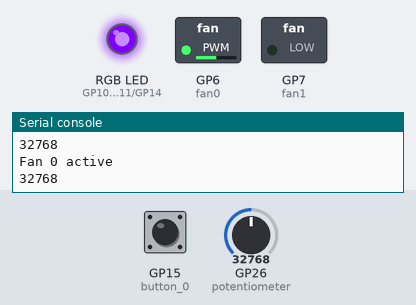
A program run on a simulated Raspberry Pi Pico running MicroPython. Parts: switched loads named in the program (green lamp = pin HIGH), an RGB LED mixed from three pins (HIGH = lit), the last lines printed to the serial console. The test bench sets the inputs (shaded band); at power-on: GP15 (button_0) LOW, GP26 (potentiometer) = 32768 (analog values on the 0–65535 scale).

Above: at 1.2 s.
1.3 s: GP15 (button_0) pulled HIGH for 1 s
At 3.1 s:
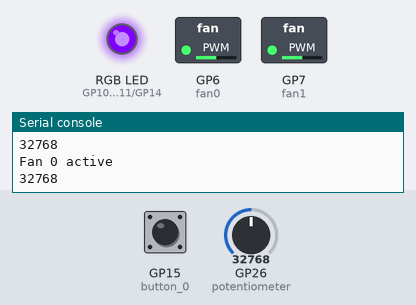
3.8 s: GP26 (potentiometer) set to 45874
At 5.1 s:
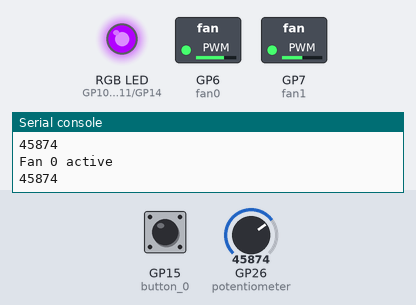
5.5 s: GP15 (button_0) pulled HIGH for 0.3 s
At 6.0 s:
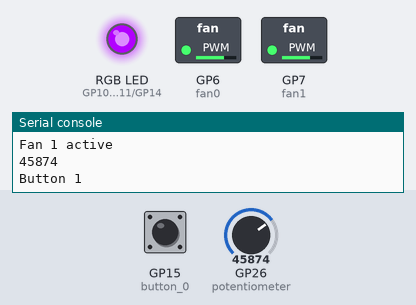
7.3 s: GP26 (potentiometer) set to 57670
At 8.1 s:
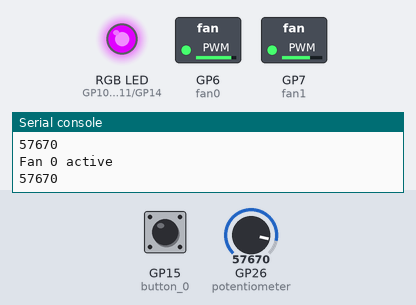
9.0 s: GP15 (button_0) pulled HIGH for 0.3 s
At 9.14 s:
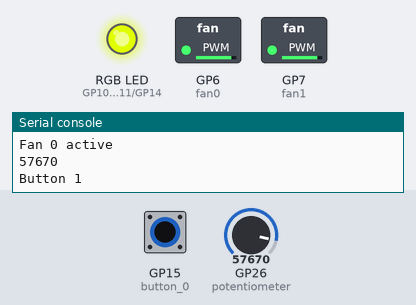
10.8 s: GP26 (potentiometer) set to 32767
At 12.2 s:
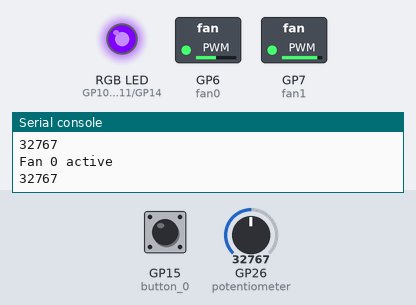
Timing chart, 0 to 13.5 s (numbered marks = the images above; inputs shaded):
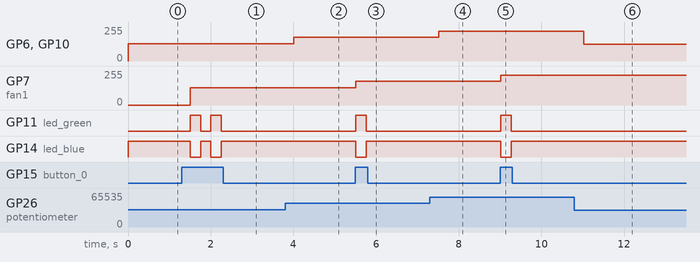

Measured:
- after the input at 1.3 s, GP7 (fan1): 0/255 → 128/255 after 0.20 s; GP11 (led_green): alternates HIGH for 0.25 s and LOW for 0.25 s, 4 changes in all, then stays LOW, starting after 0.20 s; GP14 (led_blue): alternates HIGH for 0.25 s and LOW for 0.25 s, 4 changes in all, then stays HIGH, starting after 0.20 s
- after the input at 3.8 s, GP6 (fan0), GP10 (led_red): 128/255 → 178/255 after 0.21 s
- after the input at 5.5 s, GP7 (fan1): 128/255 → 178/255 at once; GP11 (led_green): LOW → HIGH at once, → LOW 0.25 s later; GP14 (led_blue): HIGH → LOW at once, → HIGH 0.25 s later
- after the input at 7.3 s, GP6 (fan0), GP10 (led_red): 178/255 → 224/255 after 0.22 s
- after the input at 9.0 s, GP7 (fan1): 178/255 → 224/255 at once; GP11 (led_green): LOW → HIGH at once, → LOW 0.25 s later; GP14 (led_blue): HIGH → LOW at once, → HIGH 0.25 s later
- after the input at 10.8 s, GP6 (fan0), GP10 (led_red): 224/255 → 127/255 after 0.22 s

The program:

fans.py
```python
import machine
import utime

potentiometer = machine.ADC(26)

fan0 = machine.PWM(machine.Pin(6))
fan1 = machine.PWM(machine.Pin(7))

button_0 = machine.Pin(15, machine.Pin.IN, machine.Pin.PULL_DOWN)


led_green = machine.Pin(11, machine.Pin.OUT)
led_blue = machine.Pin(14, machine.Pin.OUT)
led_red = machine.PWM(machine.Pin(10))

led_green.value(0)
led_blue.value(0)

fan0.freq(100)
fan1.freq(100)
led_red.freq(100)

activeFan = 0
fan0SpeedValue = 65535
fan1SpeedValue = 65535

while True:
    potValue = potentiometer.read_u16()
    potValue = 0 if potValue < 5000 else potValue
    led_red.duty_u16(potValue)
    print(f"Fan {activeFan} active")
    print(potValue)

    if button_0.value() == 1:
        activeFan = (activeFan + 1) % 2
        print("Button 1")

    if activeFan == 0:
        fan0SpeedValue = potValue
        led_green.value(0)
        led_blue.value(1)
        fan0.duty_u16(fan0SpeedValue)
    else:
        fan1SpeedValue = potValue
        led_green.value(1)
        led_blue.value(0)
        fan1.duty_u16(fan1SpeedValue)

    utime.sleep(0.25)
```
